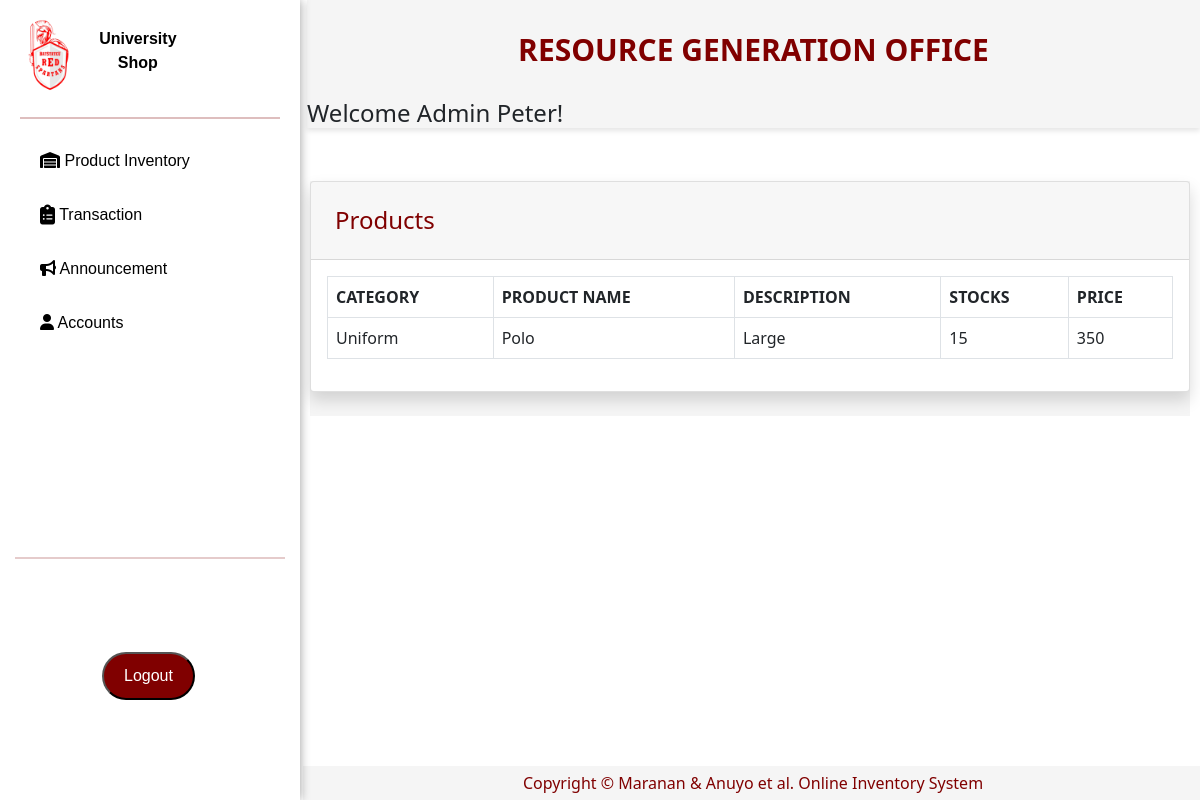
Page /pages/productInventory.php (signed in) on the committed database.
### tables this page shows
CREATE TABLE `user_data` (
  `User_ID` int(255) NOT NULL,
  `User_Code` varchar(100) DEFAULT NULL,
  `Last_Name` varchar(100) DEFAULT NULL,
  `First_Name` varchar(100) DEFAULT NULL,
  `User_Type` varchar(100) DEFAULT NULL,
  `Classification` varchar(100) DEFAULT NULL
);

CREATE TABLE `add_stocks` (
  `Product_ID` int(100) NOT NULL,
  `Category_Name` varchar(100) NOT NULL,
  `Product_Name` varchar(100) NOT NULL,
  `Description` varchar(100) NOT NULL,
  `Price` int(50) NOT NULL,
  `Quantity` int(50) NOT NULL,
  `Transaction_No` int(50) NOT NULL,
  `Employee_Name` varchar(10) NOT NULL,
  `Date` date NOT NULL,
  `image` varchar(50) NOT NULL
);

### pages/productInventory.php (the view, shortened to what this page needs)
<?php
include'../includes/sidebar.php';
?>
    <div class="prodTable">
    <div class="card shadow mb-4">
            <div class="card-header py-3">
              <h4 class="m-2 font-weight-bold ">Products</h4>
            </div>
            <div class="card-body">
              <div class="table-responsive">
                <table class="table table-bordered" id="dataTable" width="100%" cellspacing="0">
               <thead>
                   <tr>
                     <th>CATEGORY</th>
                     <th>PRODUCT NAME</th>
                     <th>DESCRIPTION</th>
                     <th>STOCKS</th>
                     <th>PRICE</th>
                   </tr>
               </thead>
                <tbody>
                <?php
                    include("../includes/connection.php");
                    $sql = "SELECT Category_Name, Product_Name, Description, Quantity, Price FROM add_stocks";
                    $result = $con->query($sql);
                        if ($result->num_rows > 0) {
                            while ($row = $result->fetch_assoc()) {
                                echo "<tr>";
                                echo "<td>" .$row["Category_Name"] . "</td>";
                                echo "<td>" . $row["Product_Name"] . "</td>";
                                echo "<td>" . $row["Description"] . "</td>";
                                echo "<td>" . $row["Quantity"] . "</td>";
                                echo "<td>" . $row["Price"] . "</td>";
                                echo "</tr>";
                            }
                        } else {
                            echo "<tr><td colspan='4'></td></tr>";
                        }
                    ?>
                  </tbody>
                </table>
               </div>
            </div>
    </div>
    </div>
<?php
include'../includes/footer.php';
?>

### includes/topbar.php (shortened to what this page needs)
<div id="content-wrapper">
  <div id="content">
        <header class="topbar-header">
            <p class ="rgo-txt">RESOURCE GENERATION OFFICE </p>
        <div class="welcome">
        <?php
            include("../includes/connection.php");
            if (isset($_SESSION['user_id'])) {
                $user_id = $_SESSION['user_id'];
                $query = "SELECT First_Name FROM user_data WHERE User_ID = $user_id";
                $result = mysqli_query($con, $query);
                if (mysqli_num_rows($result) == 1) {
                    $row = mysqli_fetch_assoc($result);
                    $first_name = $row['First_Name'];
                    echo "<h4>Welcome Admin $first_name!</h4>";
                } else {
                    echo "<h5>Welcome, Admin!</h5>";
                }
            } else {
                header("Location: loginAdmin.php");
            }
        ?>
        </div>
        </header>
        <div class="container-fluid">

### includes/topbar.php (style rules this page uses)
.topbar-header { margin: 0; width: calc(100% - 307px); margin-left: 307px; display:block; background: rgb(245, 245, 245); box-shadow: 0 3px 5px rgba(0, 0, 0, 0.1); }
.rgo-txt { right: 100%; margin: 0; padding: 27px; text-align: center; color: maroon; font-size: 30px; font-weight: bold; }
.container-fluid { padding:0; padding-top:5px; }

### pages/productInventory.php (style rules this page uses)
.prodTable { width: calc(100% - 320px); margin-top: 40px; margin-left: 310px; display:inline-block; background: rgb(245, 245, 245); }
.m-2 { color: maroon; }

### rows in the picture
user_data: First_Name "Peter"
add_stocks: Category_Name "Uniform", Product_Name "Polo", Description "Large", Quantity "15", Price "350"
